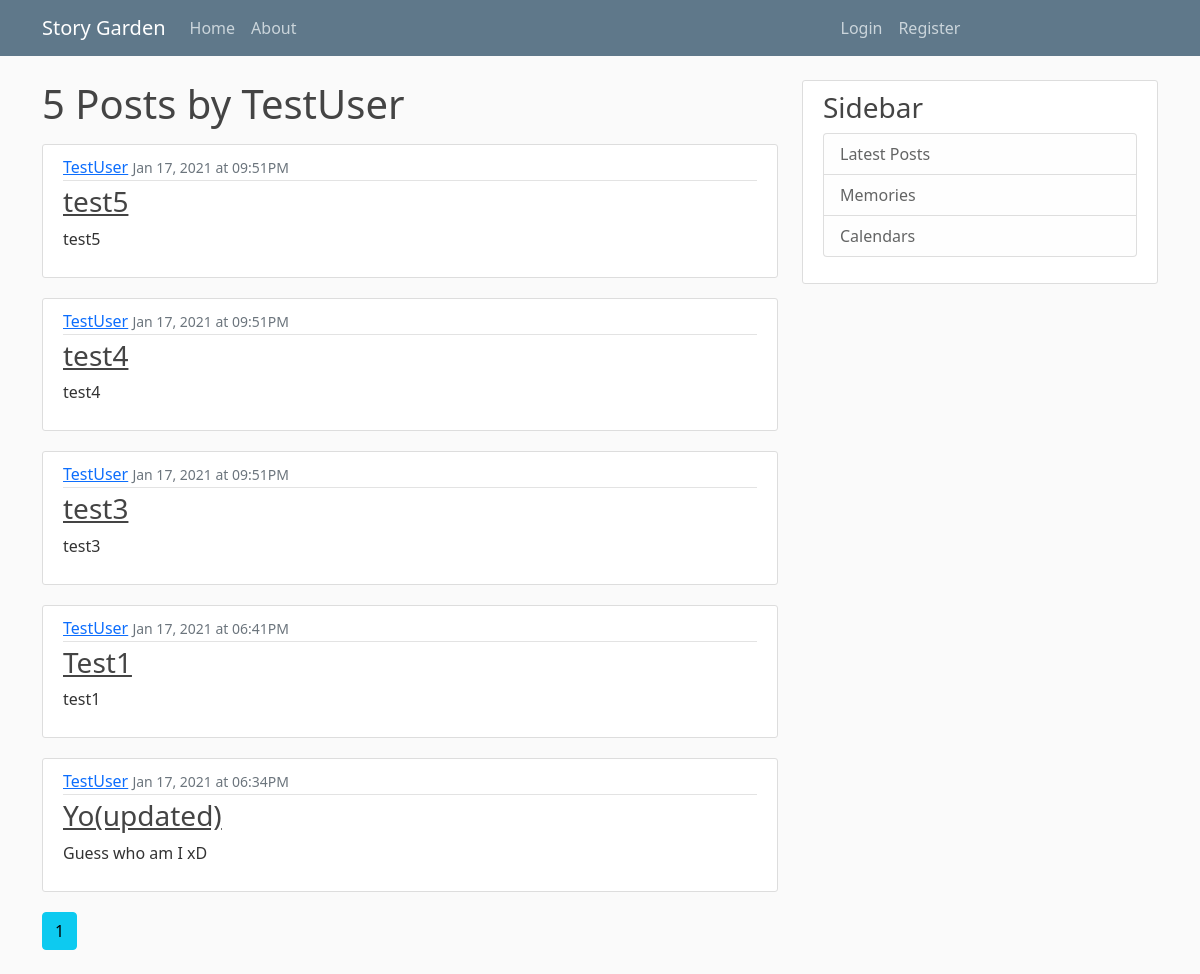
Page /user/TestUser on the committed database.
### flaskstorysharing/models.py (models this page shows, shortened)
class User(db.Model, UserMixin):
    id = db.Column(db.Integer, primary_key=True)
    username = db.Column(db.String(20), unique=True, nullable=False)
    email = db.Column(db.String(120), unique=True, nullable=False)
    password = db.Column(db.String(60), nullable=False)
    posts = db.relationship('Post', backref='author', lazy=True)

class Post(db.Model):
    id = db.Column(db.Integer, primary_key=True)
    title = db.Column(db.String(100), nullable=False)
    date_posted = db.Column(db.DateTime, nullable=False,
                            default=datetime.now)
    content = db.Column(db.Text, nullable=False)
    user_id = db.Column(db.Integer, db.ForeignKey('user.id'), nullable=False)

### flaskstorysharing/routes.py (the view)
@app.route('/user/<string:username>')
def user_posts(username):
    page = request.args.get('page',1,type=int)
    user = User.query.filter_by(username=username).first_or_404()
    posts = Post.query.filter_by(author=user).order_by(Post.date_posted.desc()).paginate(page=page,per_page=5)
    return render_template('user_posts.html', posts=posts, user=user)

### flaskstorysharing/templates/user_posts.html (shortened to what this page needs)
{% extends "layout.html" %}
{% block content %}
    {% if posts.total == 1%}
        <h1 class="mb-3">{{posts.total}} Post by {{user.username}}</h1>
    {% else %}
        <h1 class="mb-3">{{posts.total}} Posts by {{user.username}}</h1>
    {% endif %}
    {% for post in posts.items %}
        <article class="media content-section">
            <div class="media-body">
                <div class="article-metadata">
                    <a class="mr-2" href="{{url_for('user_posts', username=post.author.username)}}">{{ post.author.username }}</a>
                    <small class="text-muted">{{ post.date_posted.strftime('%b %d, %Y')}} at {{ post.date_posted.strftime('%I')}}:{{ post.date_posted.strftime('%M')}}{{ post.date_posted.strftime('%p') }}</small>
                </div>
                <h3><a class="article-title" href="{{url_for('post', post_id=post.id)}}">{{ post.title }}</a></h3>
                <p class="article-content">{{ post.content }}</p>
            </div>
        </article>
    {% endfor %}
    {% for page_num in posts.iter_pages(left_edge=1, right_edge=1, left_current=1, right_current=2) %}
        {% if page_num %}
            {% if posts.page == page_num %}
                <a class="btn btn-info mb-4" href="{{url_for('user_posts', username=user.username, page=page_num)}}">{{page_num}}</a>
            {% else %}
                <a class="btn btn-outline-info mb-4" href="{{url_for('user_posts', username=user.username, page=page_num)}}">{{page_num}}</a>
            {% endif %}
        {% endif %}
    {% endfor %}
{% endblock content %}

### flaskstorysharing/static/main.css (style rules this page uses)
body { background: #fafafa; color: #333333; margin-top: 5rem; }
h1, h2, h3, h4, h5, h6 { color: #444444; }
.content-section { background: #ffffff; padding: 10px 20px; border: 1px solid #dddddd; border-radius: 3px; margin-bottom: 20px; }
.article-title { color: #444444; }
.article-content { white-space: pre-line; }
.article-metadata { padding-bottom: 1px; margin-bottom: 4px; border-bottom: 1px solid #e3e3e3; }

### rows in the picture
User: username "TestUser"
Post: author.username "TestUser", date_posted "Jan 17, 2021", date_posted "09", date_posted "51", date_posted "PM", title "test5", content "test5"
Post: author.username "TestUser", date_posted "Jan 17, 2021", date_posted "09", date_posted "51", date_posted "PM", title "test4", content "test4"
Post: author.username "TestUser", date_posted "Jan 17, 2021", date_posted "09", date_posted "51", date_posted "PM", title "test3", content "test3"
Post: author.username "TestUser", date_posted "Jan 17, 2021", date_posted "06", date_posted "41", date_posted "PM", title "Test1", content "test1"
Post: author.username "TestUser", date_posted "Jan 17, 2021", date_posted "06", date_posted "34", date_posted "PM", title "Yo(updated)", content "Guess who am I xD"

### other values in the picture
{{ posts.total }} "5"
{{ page_num }} "1"
